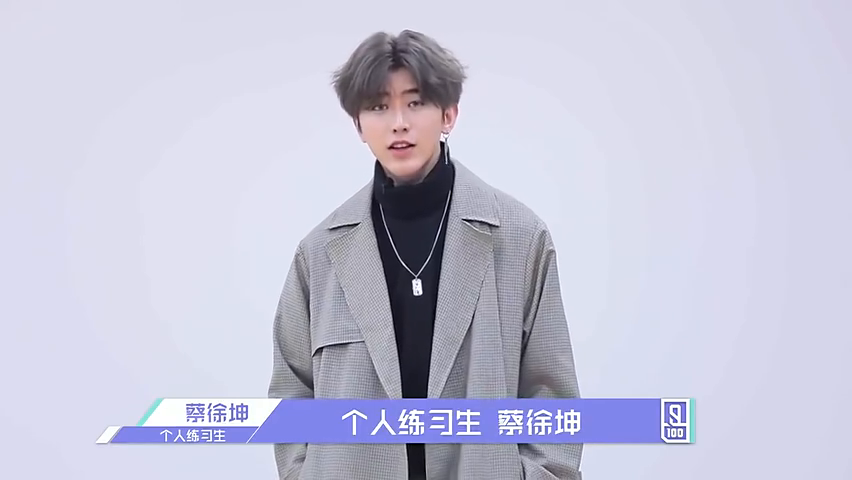
#> input picture frame 147 of 7.Example/hal/i2c/ssd1306/animation_ikun_test/python/cxk2.mp4, 852 x 480 px, given in place of BadApple.mp4, which was not available
$ python process_video.py
#> lines starting #> are read from the running program, lines starting #| are printed output that depends on the picture; after the words box and inside, x2 and y2 are one past the last pixel; in counts of white or black regions, pixels touching at a corner belong together
import sys
import cv2

o_fps = 5
vc = cv2.VideoCapture("BadApple.mp4")
if vc.isOpened():
    i_fps = vc.get(cv2.CAP_PROP_FPS)
    num = int(i_fps/o_fps)
    f_i = 0
    f_o = 0
    first_data = True
    print("const uint8_t video_table[] = {")
    while True:
        rval, frame = vc.read()
#> frame is the input picture: shape (480, 852, 3); mean B, G, R 217.9, 198.3, 198.2
        if not rval:
            break
        if f_i % num == 0:
            # output size: 24 * 18
            # 0---4 6--10 12-16 18-22
            # |   | |   | |   | |   |
            # 7---+ +---+ +---+ +---+
            #
            # 9---+ +---+ +---+ +---+
            # |   | |   | |   | |   |
            # 16--+ +---+ +---+ +---+
            #
            # Not display in DS1602: x=5,11,17,23 or y=8,17
            # 1 block: 5*8 bits; 1 frame: 5*8*8 bits = 40 bytes
            resizeImage = cv2.resize(frame, (24, 18))
            grayImage = cv2.cvtColor(resizeImage, cv2.COLOR_BGR2GRAY)
            ret, bImage2 = cv2.threshold(grayImage, 127, 255, cv2.THRESH_BINARY)
            # generate picture for animation
            resizeImage2 = cv2.resize(bImage2, (240, 180), interpolation=cv2.INTER_NEAREST)
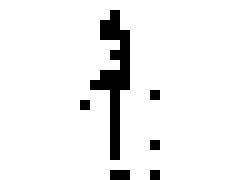
#> resizeImage2: shape (180, 240); 93.1% white; 6 black regions, box (x1, y1, x2, y2) and area: (90, 10, 130, 160) 2400, (110, 170, 130, 180) 200, (150, 90, 160, 100) 100, (80, 100, 90, 110) 100, (150, 140, 160, 150) 100, (150, 170, 160, 180) 100
            cv2.imwrite("pic\\frame%d.bmp" % f_o, resizeImage2)
            # generate image for video data
            ret, bImage = cv2.threshold(grayImage, 127, 1, cv2.THRESH_BINARY)
            for j in range(0, 2):
                sys.stdout.write("  ")
                for i in range(0, 4):
                    data = 0
                    mm = 128
                    for k in range(0, 8):
                        for l in range(0, 5):
                            data = data + bImage[k+9*j,l+6*i]*mm
                            if mm == 1:
                                mm = 128
                                if first_data:
                                    first_data = False
                                else:
                                    sys.stdout.write(",")
#> (the run stopped early here; a loop or call above may not have finished)

$ run again, starting later in the video
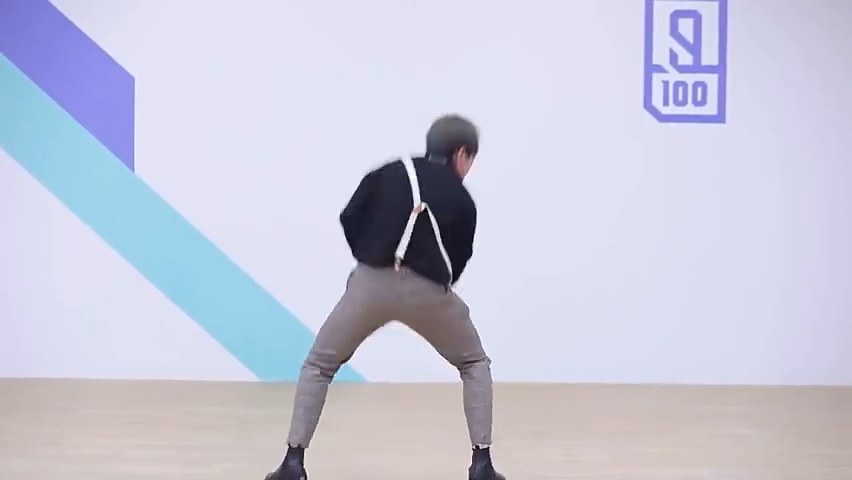
#> input picture frame 665 of 7.Example/hal/i2c/ssd1306/animation_ikun_test/python/cxk2.mp4, 852 x 480 px, given in place of BadApple.mp4, which was not available
#> frame is the input picture: shape (480, 852, 3); mean B, G, R 218.5, 201.3, 199.6
#> `resizeImage2 = cv2.resize(bImage2, (240, 180), interpolation=cv2.INTER..`:
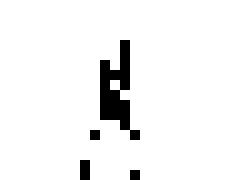
#> resizeImage2: shape (180, 240); 94.7% white; 4 black regions, box (x1, y1, x2, y2) and area: (100, 40, 140, 140) 1900, (80, 160, 90, 180) 200, (90, 130, 100, 140) 100, (130, 170, 140, 180) 100

$ run again, starting later in the video
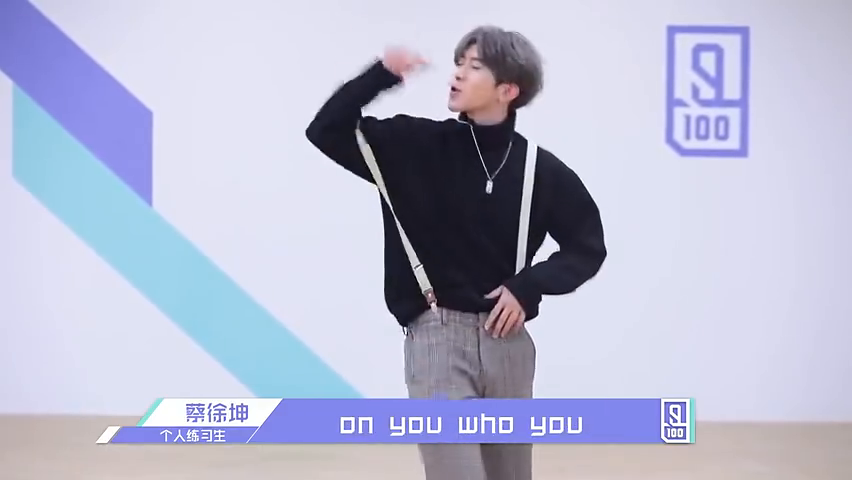
#> input picture frame 1182 of 7.Example/hal/i2c/ssd1306/animation_ikun_test/python/cxk2.mp4, 852 x 480 px, given in place of BadApple.mp4, which was not available
#> frame is the input picture: shape (480, 852, 3); mean B, G, R 208.8, 185.7, 183.4
#> `resizeImage2 = cv2.resize(bImage2, (240, 180), interpolation=cv2.INTER..`:
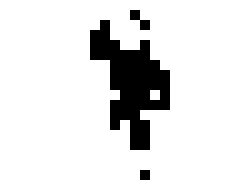
#> resizeImage2: shape (180, 240); 87.7% white; 3 black regions, box (x1, y1, x2, y2) and area: (90, 20, 170, 150) 5000, (130, 10, 150, 30) 200, (140, 170, 150, 180) 100
